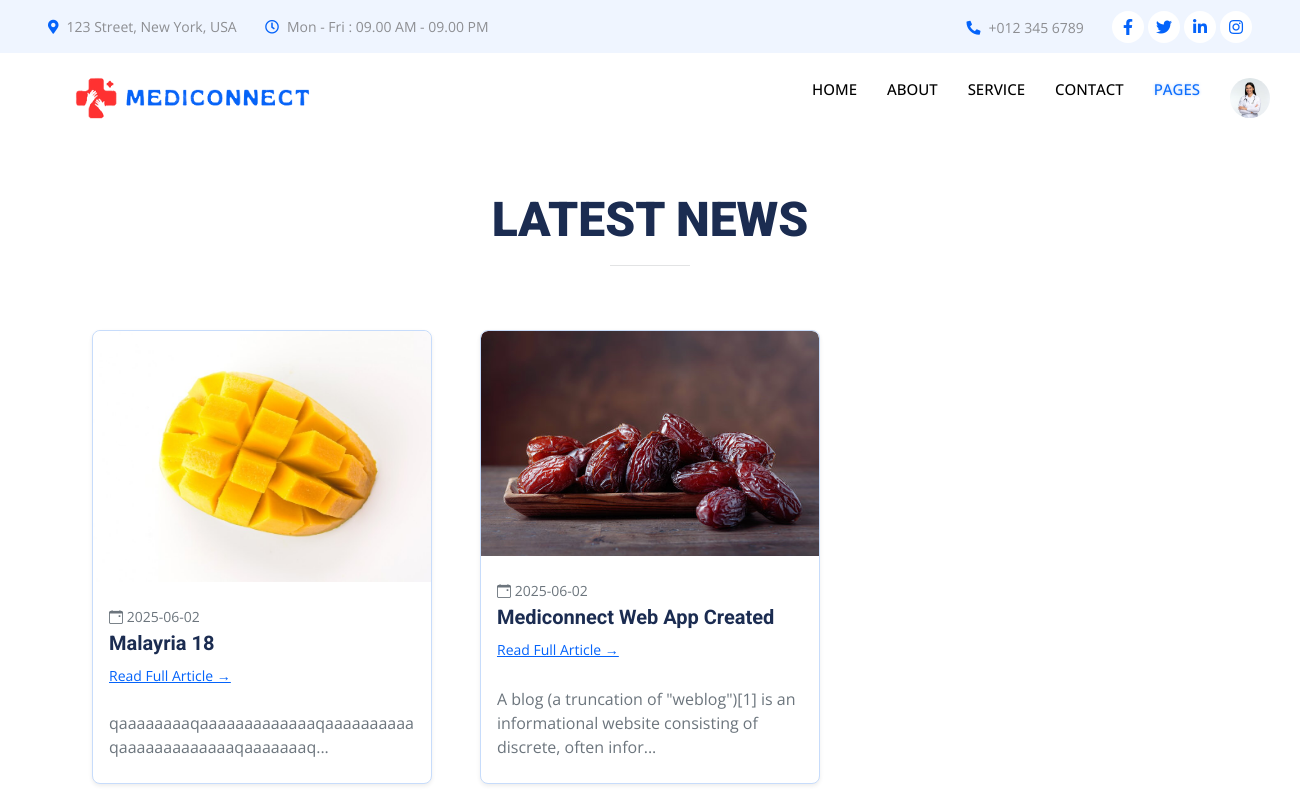
The page /news_page.php (signed in) on the database its author committed.
### tables this page shows
CREATE TABLE `doctor_register` (
  `id` int(11) NOT NULL,
  `name` varchar(50) NOT NULL,
  `email` varchar(100) NOT NULL,
  `password` varchar(50) NOT NULL,
  `role` varchar(50) NOT NULL,
  `phone` varchar(50) DEFAULT NULL,
  `gender` varchar(10) DEFAULT NULL,
  `location` varchar(50) DEFAULT NULL,
  `postal_code` varchar(20) DEFAULT NULL,
  `clinic_address` varchar(255) DEFAULT NULL,
  `category` varchar(50) DEFAULT NULL,
  `qualification` varchar(100) DEFAULT NULL,
  `experience` int(11) DEFAULT NULL,
  `profile_pic` varchar(255) DEFAULT 'default.png',
  `date_time` timestamp NOT NULL DEFAULT current_timestamp(),
  `bio` varchar(200) DEFAULT NULL,
  `from_time` int(11) DEFAULT NULL,
  `to_time` int(11) DEFAULT NULL,
  `available_day` varchar(50) DEFAULT NULL
);

CREATE TABLE `news` (
  `id` int(11) NOT NULL,
  `title` varchar(50) NOT NULL,
  `content` varchar(500) DEFAULT NULL,
  `date` date DEFAULT NULL,
  `card_image` varchar(1000) DEFAULT NULL,
  `banner_image` varchar(1000) DEFAULT NULL
);

### news_page.php (the view, shortened to what this page needs)
<!DOCTYPE html>
<html lang="en">
<head>
    <link href="https://cdnjs.cloudflare.com/ajax/libs/font-awesome/5.10.0/css/all.min.css" rel="stylesheet">
    <link href="https://cdn.jsdelivr.net/npm/bootstrap-icons@1.4.1/font/bootstrap-icons.css" rel="stylesheet">
    <link href="lib/animate/animate.min.css" rel="stylesheet">
    <link href="lib/owlcarousel/assets/owl.carousel.min.css" rel="stylesheet">
    <link href="lib/tempusdominus/css/tempusdominus-bootstrap-4.min.css" rel="stylesheet" />
    <link href="css/bootstrap.min.css" rel="stylesheet">
    <link href="css/style.css" rel="stylesheet">
</head>
<body>
   <?php
    include('components/navbar.php');
  ?>
 <div class="container-fluid">
   <section class="bsb-blog-5 py-5">
  <div class="container">
    <div class="row justify-content-center mb-5">
      <div class='col-auto text-center'>
        <h2 class='display-5'>LATEST NEWS</h2>
        <hr class='w-25 mx-auto border-dark-subtle'>
      </div>
    </div>
    <div class='row gy-4 gx-lg-5'>
      <?php
include("connection.php");
$query = "SELECT * FROM news";
$result = mysqli_query($conn, $query);
while($row = mysqli_fetch_assoc($result)) {
    echo "
    <div class='col-12 col-md-6 col-lg-4'>
      <article class='card border rounded-3 shadow-sm h-100 overflow-hidden'>
        <figure class='card-img-top position-relative m-0'>
          <a href='news_description.php?id=" . $row['id'] . "'>
            <img src='Admin_dashboard/src/assets/images/newsimg/".$row['card_image']."'
                class='img-fluid bsb-hover-scale-up w-100'
                alt='Medical News'>
            <figcaption class='position-absolute top-0 start-0 w-100 h-100 d-flex flex-column justify-content-center align-items-center opacity-0 hover-opacity-100 transition bg-dark bg-opacity-50'>
              <svg xmlns='http://www.w3.org/2000/svg' width='32' height='32' fill='currentColor'
                  class='bi bi-eye text-white mb-2' viewBox='0 0 16 16'>
                <path d='M16 8s-3-5.5-8-5.5S0 8 0 8s3 5.5 8 5.5S16 8 16 8z'/>
                <path d='M8 5.5a2.5 2.5 0 1 0 0 5'/>
              </svg>
              <h4 class='h6 text-white'>Read More</h4>
            </figcaption>
          </a>
        </figure>
        <div class='card-body px-3 pt-4'>
          <p class='text-muted small mb-1'><i class='bi bi-calendar-event'></i> " . $row['date'] . "</p>
          <h3 class='h5 fw-semibold mb-2'>
            <a href='news_des.php?id=". $row['id'] . "' class='link-dark text-decoration-none'>" . $row['title'] . "</a>
          </h3>
          <a href='news_des.php?id=" . $row['id'] . "' class='text-primary small text-decoration-underline'>Read Full Article →</a>
        </div>
        <div class='card-footer bg-transparent border-0 px-3 pb-4'>
          <p class='fs-6 text-secondary mb-0'>" . substr($row['content'], 0, 100) . "...</p>
        </div>
      </article>
    </div>
    ";
}
?>
    </div>
  </div>
</section>
 </div>
</body>
</html>

### components/navbar.php (shortened to what this page needs)
<div class="container-fluid bg-light p-0 wow fadeIn" data-wow-delay="0.1s">
    <div class="row gx-0 d-none d-lg-flex">
        <div class="col-lg-7 px-5 text-start">
            <div class="h-100 d-inline-flex align-items-center py-3 me-4">
                <small class="fa fa-map-marker-alt text-primary me-2"></small>
                <small>123 Street, New York, USA</small>
            </div>
            <div class="h-100 d-inline-flex align-items-center py-3">
                <small class="far fa-clock text-primary me-2"></small>
                <small>Mon - Fri : 09.00 AM - 09.00 PM</small>
            </div>
        </div>
        <div class="col-lg-5 px-5 text-end">
            <div class="h-100 d-inline-flex align-items-center py-3 me-4">
                <small class="fa fa-phone-alt text-primary me-2"></small>
                <small>+012 345 6789</small>
            </div>
            <div class="h-100 d-inline-flex align-items-center">
                <a class="btn btn-sm-square rounded-circle bg-white text-primary me-1" href="#"><i class="fab fa-facebook-f"></i></a>
                <a class="btn btn-sm-square rounded-circle bg-white text-primary me-1" href="#"><i class="fab fa-twitter"></i></a>
                <a class="btn btn-sm-square rounded-circle bg-white text-primary me-1" href="#"><i class="fab fa-linkedin-in"></i></a>
                <a class="btn btn-sm-square rounded-circle bg-white text-primary me-0" href="#"><i class="fab fa-instagram"></i></a>
            </div>
        </div>
    </div>
</div>
<nav class="navbar navbar-expand-lg bg-white navbar-light sticky-top p-0 wow fadeIn" data-wow-delay="0.1s">
    <a href="index.php" class="navbar-brand d-flex align-items-center px-4 px-lg-5">
        <img class="w-75 logo-blink" src="../Mediconnect/img/mediconnect_logo.png" alt="">
    </a>
    <div class="collapse navbar-collapse" id="navbarCollapse">
        <div class="navbar-nav ms-auto p-4 p-lg-0">
            <?php
            $currentPage = basename($_SERVER['PHP_SELF']);
            ?>
            <a href="index.php" class="nav-item nav-link <?php echo ($currentPage == 'index.php') ? 'active-blink' : ''; ?>">Home</a>
            <a href="about.php" class="nav-item nav-link <?php echo ($currentPage == 'about.php') ? 'active-blink' : ''; ?>">About</a>
            <a href="service.php" class="nav-item nav-link <?php echo ($currentPage == 'service.php') ? 'active-blink' : ''; ?>">Service</a>
            <a href="contact.php" class="nav-item nav-link <?php echo ($currentPage == 'contact.php') ? 'active-blink' : ''; ?>">Contact</a>
            <div class="nav-item dropdown">
    <a href="#" class="nav-link dropdown-toggle <?php echo in_array($currentPage, ['feature.php','disease_page.php','appointment.php','news_page.php','404.php']) ? 'active' : ''; ?>" data-bs-toggle="dropdown">Pages</a>
</div>
        <?php
        include("connection.php");
        if (isset($_SESSION['doctor_id']) && $_SESSION['role'] === "doctor") {
            $doctorid = $_SESSION['doctor_id'];
            $query1 = "SELECT id, profile_pic FROM doctor_register WHERE id = $doctorid";
            $result1 = mysqli_query($conn, $query1);
            if ($result1 && $row = mysqli_fetch_assoc($result1)) {
                $profileImg = (!empty($row['profile_pic'])) ? $row['profile_pic'] : 'default.jpg';
                echo "
                <div class='d-none d-lg-flex' id='doctorProfile' style='display:block;'>
                    <div class='nav-item dropdown'>
                        <a href='#' class='nav-link dropdown-toggle' data-bs-toggle='dropdown'>
                           <img src='Doctor_dashboard/src/html/imagedata/".$profileImg."' alt='Profile' class='profile-img'>
                        </a>
                        <div class='dropdown-menu dropdown-menu-start'>
                            <a href='Doctor_dashboard/src/html/' class='dropdown-item'>Dashboard</a>
                            <a href='logout.php' class='dropdown-item'>Log Out</a>
                        </div>
                    </div>
                </div>";
            }
        }
        ?>
    </div>
</nav>

### css/style.css (style rules this page uses)
:root { --primary: #0463FA; --light: #EFF5FF; --dark: #1B2C51; }
.btn { font-weight: 500; transition: .5s; }
.btn-sm-square { width: 32px; height: 32px; }
.btn-square, .btn-sm-square, .btn-lg-square { padding: 0; display: flex; align-items: center; justify-content: center; font-weight: normal; }
.navbar .dropdown-toggle::after { border: none; content: "\f107"; font-family: "Font Awesome 5 Free"; font-weight: 900; vertical-align: middle; margin-left: 8px; }
.navbar .navbar-nav .nav-link { margin-right: 30px; padding: 25px 0; color: #FFFFFF; font-size: 15px; font-weight: 500; text-transform: uppercase; outline: none; }
.navbar .navbar-nav .nav-link:hover, .navbar .navbar-nav .nav-link.active { color: var(--primary); }
.navbar .navbar-brand, .navbar a.btn { height: 75px; }
.navbar .navbar-nav .nav-link { color: var(--dark); font-weight: 500; }
.navbar.sticky-top { top: -100px; transition: .5s; }

### news_page.php (style rules this page uses)
.card figure { position: relative; overflow: hidden; }
.card figure img { transition: transform 0.5s ease; }

### components/navbar.php (style rules this page uses)
.profile-img { width: 40px; height: 40px; border-radius: 50%; object-fit: cover; }
.dropdown-toggle::after { display: none !important; }
.navbar .nav-link { position: relative; font-weight: 500; padding: 10px 15px; color: #000 !important; transition: color 0.3s ease; }
.navbar .nav-link::after { content: ''; position: absolute; width: 0; height: 2px; bottom: 5px; left: 50%; transform: translateX(-50%); background-color: #0d6efd; transition: width 0.3s ease; }
.navbar .nav-link:hover::after, .navbar .nav-link.active::after { width: 80%; }
.navbar .nav-link:hover, .navbar .nav-link.active { color: #0d6efd !important; text-shadow: 0 0 3px rgba(13, 110, 253, 0.3); }
.logo-blink { animation: blinkLogo 2s infinite ease-in-out; }

### rows shown on the page
doctor_register: profile_pic (picture)
news: card_image (picture), date "2025-06-02", title "Malayria 18", content "qaaaaaaaaqaaaaaaaaaaaaaqaaaaaaaaaaqaaaaaaaaaaaaaqaaaaaaaq"
news: card_image (picture), date "2025-06-02", title "Mediconnect Web App Created", content "A blog (a truncation of \"weblog\")[1] is an informational website consisting of discrete, often infor"
